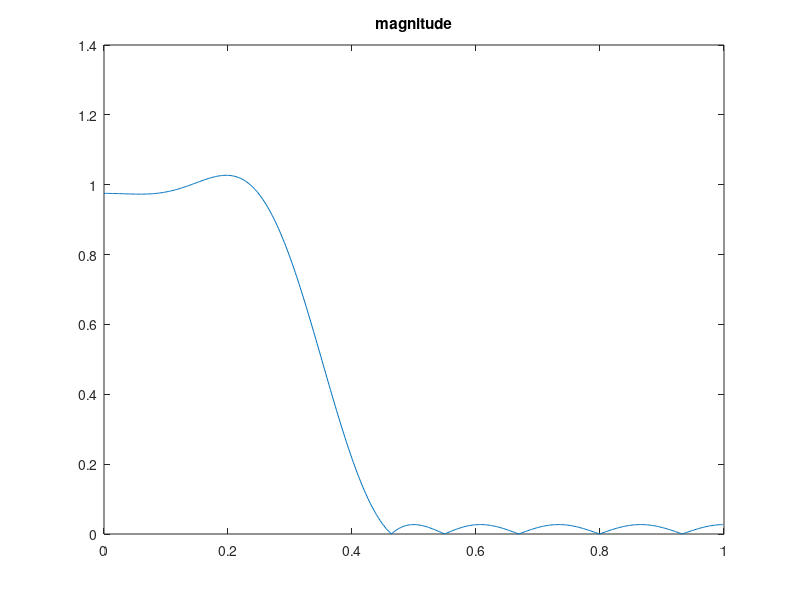
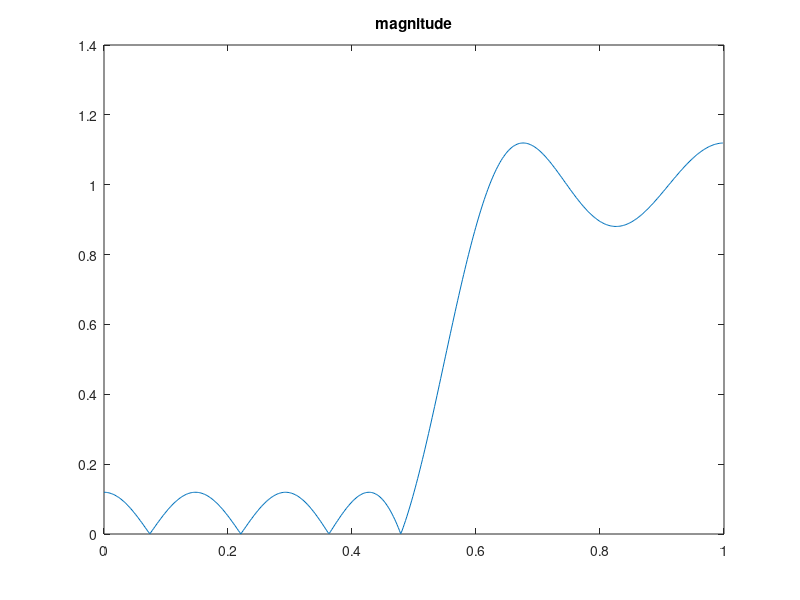

Source code (MATLAB) for these figures, in order:
b = firpm(14, [0,0.25,0.45,1], [1,1,0,0]);
[h,w]=freqz(b);
plot(w/pi,abs(h));
title('magnitude')

figure
b = firpm(14, [0,0.5,0.6,1], [0,0,1,1]);
[h,w]=freqz(b);
plot(w/pi,abs(h));
title('magnitude')
